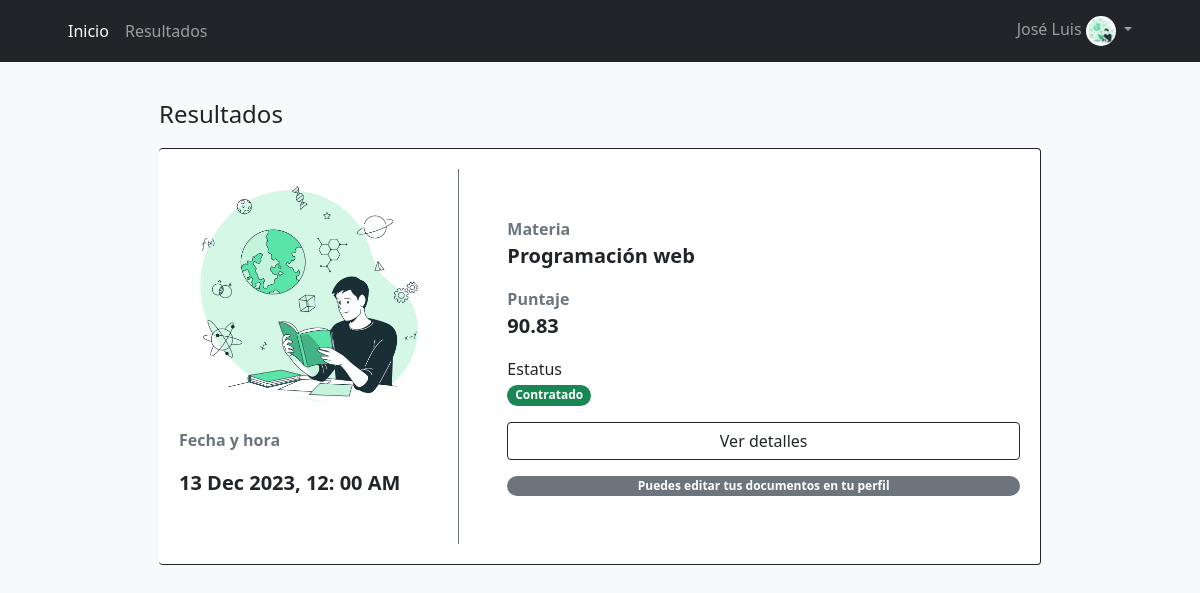
/Vista/Profesor/resultados.php (signed in), run on the app's committed database.
### tables this page shows
CREATE TABLE `usuario` (
  `idUsuario` int(11) NOT NULL,
  `Nombre` varchar(45) NOT NULL,
  `ApellidoP` varchar(45) NOT NULL,
  `ApellidoM` varchar(45) DEFAULT NULL,
  `FechaNac` date NOT NULL,
  `GradoA` enum('Licenciatura','Maestría','Doctorado') NOT NULL,
  `ProgramaE` varchar(45) NOT NULL,
  `Correo` varchar(45) NOT NULL,
  `Contrasena` varchar(100) NOT NULL,
  `Firma` varchar(100) DEFAULT NULL,
  `Cargo` enum('Profesor de Tiempo Completo','Profesor','NO APLICA') DEFAULT NULL,
  `TipoUsuario` enum('Administrador','Coordinador','Profesor') NOT NULL,
  `fotoperfil` text NOT NULL DEFAULT 'perfil.png',
  `idAcademia` int(11) NOT NULL
);

CREATE TABLE `guiaaplicacion` (
  `idGuiaAplicacion` int(11) NOT NULL,
  `Tema` varchar(45) NOT NULL,
  `FechaApli` date NOT NULL,
  `Puntaje` double NOT NULL,
  `TotalPuntaje` double NOT NULL,
  `Observacion` text NOT NULL,
  `ObservacionGeneral` text NOT NULL,
  `Estatus` enum('Contratado','No Contratado') NOT NULL,
  `idCoordinador` int(11) NOT NULL,
  `idProfesor` int(11) NOT NULL,
  `idMateria` int(11) NOT NULL,
  `idGuiaObservacion` int(11) NOT NULL
);

CREATE TABLE `materia` (
  `idMateria` int(11) NOT NULL,
  `Clave` varchar(45) NOT NULL,
  `NombreM` varchar(45) NOT NULL,
  `TipoCurso` varchar(45) NOT NULL,
  `Eje` varchar(45) NOT NULL,
  `HorasTotal` double NOT NULL,
  `Nivel` enum('Introductorio','Medio','Avanzado') NOT NULL,
  `Cuatrimestre` int(11) NOT NULL,
  `EstatusM` enum('Activo','Inactivo') NOT NULL,
  `idAcademia` int(11) NOT NULL
);

### Vista/Profesor/resultados.php (the view, shortened to what this page needs)
<?php
include_once("../../Modelo/conexion.php");
$id = $_SESSION['usuario'];
$sql = $conexion->query("SELECT * FROM usuario WHERE idUsuario = $id");
$consulta = ($sql->fetch_object());
?>
<!DOCTYPE html>
<html lang="en">
<head>
	<link href="https://cdn.jsdelivr.net/npm/bootstrap@5.1.3/dist/css/bootstrap.min.css" rel="stylesheet"
>
	<link rel="stylesheet" href="https://cdn.jsdelivr.net/npm/bootstrap-icons@1.10.5/font/bootstrap-icons.css">
	<link href="https://cdn.jsdelivr.net/npm/simple-datatables@7.1.2/dist/style.min.css" rel="stylesheet" />
	<link rel="stylesheet" type="text/css" href="../estilos/csscoordinador.css">
	<link rel="stylesheet" href="fonts/icomoon/style.css">
</head>
<body class="bg-light">
	<?php include_once("menu.php");
	$Agendados = $conexion->query("SELECT * FROM agenda WHERE idProfesor =  $id");
	$datosAgenda1 = $Agendados->fetch_object();
	$coor1 = $datosAgenda1->idCoordinador;
	$coor2 = $datosAgenda1->idCoordinador2;
	$coor3 = $datosAgenda1->idCoordinador3;
	$puntaje1 = $conexion->query("SELECT SUM(DISTINCT TotalPuntaje) as TotalPuntaje FROM guiaaplicacion WHERE idProfesor = $id AND idCoordinador = $coor1; ");
	$puntajeTotal1 = ($puntaje1->fetch_object());
	$puntaje2 = $conexion->query("SELECT SUM(DISTINCT TotalPuntaje) as TotalPuntaje FROM guiaaplicacion WHERE idProfesor = $id AND idCoordinador = $coor2; ");
	$puntajeTotal2 = ($puntaje2->fetch_object());
	$puntaje3 = $conexion->query("SELECT SUM(DISTINCT TotalPuntaje) as TotalPuntaje FROM guiaaplicacion WHERE idProfesor = $id AND idCoordinador = $coor3; ");
	$puntajeTotal3 = ($puntaje3->fetch_object());
	$TOTAL = ($puntajeTotal1->TotalPuntaje + $puntajeTotal2->TotalPuntaje + $puntajeTotal3->TotalPuntaje);
	?>
	<div class="container-fluid mt-5 #archivos">
	<div class="col-11 col-lg-9 mt-5 pt-5 mx-auto">
		<?php
			$consultaAgenda = $conexion->query("SELECT * FROM guiaaplicacion
			INNER JOIN Usuario ON Usuario.idUsuario = guiaaplicacion.idProfesor
			INNER JOIN Materia ON Materia.idMateria = guiaaplicacion.idMateria
			INNER JOIN Agenda ON Agenda.idProfesor = guiaaplicacion.idProfesor WHERE
			guiaaplicacion.idCoordinador = $coor1
			OR guiaaplicacion.idCoordinador = $coor2
			OR guiaaplicacion.idCoordinador = $coor3 AND
			guiaaplicacion.idProfesor =  $id  GROUP BY guiaaplicacion.idCoordinador");
			$totalFilas = mysqli_num_rows($consultaAgenda);
			if ($totalFilas == 3) {
				$datosAgenda = $consultaAgenda->fetch_object();
		?>
		<p class="text center fs-4"> Resultados </p>
		<div class="card p-1 mb-3 border-start-0 border-dark border-1">
						<div class="card-body d-flex m-0 vh-50 justify-content-center align-items-center">
							<div class="col-4 border-end pe-4 border-secondary">
								<img src="../../Public/<?= $consulta->fotoperfil ?>" class="img-fluid rounded-circle mb-1 lh-1" alt="..."><br>
								<p class="text-secondary fw-bold text-muted">Fecha y hora</p>
								<p class="fs-5 fw-bold">
									<?php echo date("d", strtotime($datosAgenda->FechaApli)) ?>
									<?php echo date("M Y", strtotime($datosAgenda->FechaApli)) ?>,
									<?php echo date("h: i A", strtotime($datosAgenda->FechaApli)) ?><br>
									<br>
								</p>
							</div>
							<div class="col-8 ps-5">
								<label class="text-secondary fw-bold text-muted">Materia</label>
								<p class="fs-5 fw-bold"><?= $datosAgenda->NombreM ?></p>
								<label class="text-secondary fw-bold text-muted">Puntaje</label>
								<p class="fs-5 fw-bold"><?= $total = bcdiv($TOTAL / 3, '1', 2); ?></p>
								<label class="text-center">Estatus</label><br>
								<?php if ($total > 70) { ?>
									<span class="badge rounded-pill bg-success">Contratado</span>
								<?php } else { ?>
									<span class="badge rounded-pill bg-danger">No contratado</span>
								<?php } ?>
								<div class="d-grid gap-2 mt-3">
									<button type="button" class="btn btn-outline-dark" data-bs-toggle="modal" data-bs-target="#detalles">
										Ver detalles
									</button>
								</div>
								<?php if ($total > 7) {
									$consultaEncuesta = $conexion->query("SELECT * FROM respuesta WHERE idUsuario = $id");
									$filas = mysqli_num_rows($consultaEncuesta);
										if ($filas != 0) {
											$consultaDocumento = $conexion->query("SELECT * FROM datoscontrato WHERE idUsuario = $id");
											$filasDocs = mysqli_num_rows($consultaDocumento);
												if ($filasDocs == 0) {
								?>
													<div class="d-grid gap-2 mt-3">
														<button type="button" class="btn btn-outline-dark"
															data-bs-toggle="modal" data-bs-target="#archivos">
															Subir archivos de contratación
														</button>
													</div>
													<?php } else { ?>
														<div class="d-grid gap-2 mt-3">
															<span class="badge rounded-pill bg-secondary">Puedes editar tus documentos en tu perfil</span>
														</div>
													<?php }
												} ?>
											<?php } ?>
							</div>
						</div>
					</div>
		<?php } ?>
					</div>
					</div>
</body>
</html>

### Vista/Profesor/menu.php (shortened to what this page needs)
<nav class="navbar navbar-expand-lg navbar-dark bg-dark fixed-top">
	<div class="container-fluid ms-5">
		<div class="collapse navbar-collapse" id="navbarSupportedContent">
			<ul class="navbar-nav me-auto mb-2 mb-lg-0">
				<li class="nav-item">
					<a class="nav-link active" aria-current="page" href="index.php">Inicio</a>
				</li>
				<li class="nav-item">
					<a class="nav-link" aria-current="page" href="resultados.php">Resultados</a>
				</li>
			</ul>
			<ul class="navbar-nav me-5 mb-2 mb-lg-0">
			<li class="nav-item dropdown">
				<a class="nav-link dropdown-toggle" href="#" id="navbarScrollingDropdown" role="button" data-bs-toggle="dropdown" aria-expanded="false">
					<?= $consulta->Nombre ?>
					<img src="../../Public/<?= $consulta->fotoperfil ?>" alt="" width="30" class="rounded-circle">
				</a>
				</li>
			</ul>
		</div>
	</div>
</nav>

### data on the page
usuario: Nombre "José Luis", fotoperfil (picture)
guiaaplicacion: FechaApli "13", FechaApli "Dec 2023", FechaApli "12: 00 AM"
materia: NombreM "Programación web"

### other printed values
$total = bcdiv($TOTAL / 3, '1', 2) "90.83"
